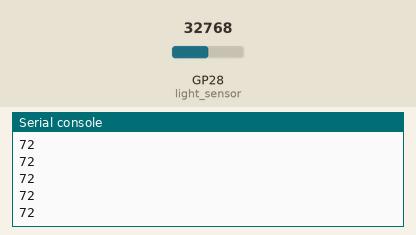
Bench run of a program on a simulated Raspberry Pi Pico running MicroPython. Shown: the last lines printed to the serial console. The inputs (shaded band) are chosen by the test bench; at power-on: GP28 (light_sensor) = 32768 (analog values on the 0–65535 scale).

Above: at 1.2 s.
1.3 s: GP28 (light_sensor) set to 45874
At 1.56 s:
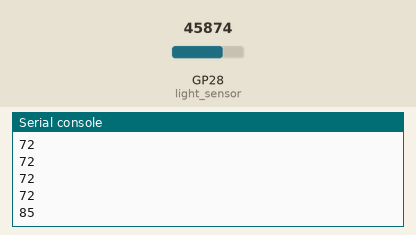
2.8 s: GP28 (light_sensor) set to 57670
At 2.96 s:
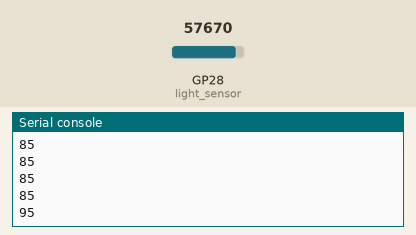
Timing chart, 0 to 5.8 s (numbered marks = the images above; inputs shaded):
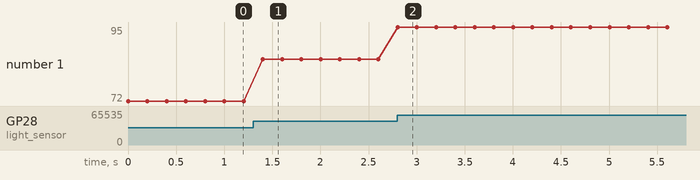

Measured:
- after the input at 1.3 s, the serial console: prints a new line after 0.10 s (image 1)
- after the input at 2.8 s, the serial console: prints a new line at once (image 2)
- plotted number 1: 72 → 85 after the input at 1.3 s, 85 → 95 after the input at 2.8 s

The program:

10_02_light_meter.py
```python
from machine import ADC, Pin
from utime import sleep
from math import sqrt

light_sensor = ADC(28)
dark_reading = 200
scale_factor = 2.5

def read_light():
    reading = light_sensor.read_u16()
    # print(reading)
    percent = int(sqrt(reading - dark_reading) / scale_factor)
    if percent < 0:
        percent = 0
    elif percent > 100:
        percent = 100
    return (percent)

while True:
    light_level = read_light()
    print(light_level)
    sleep(0.2)
```
